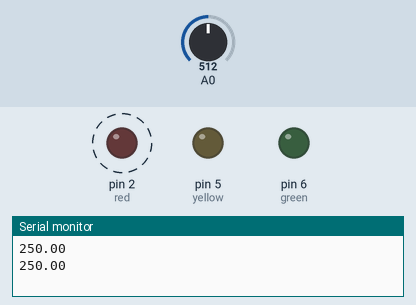
A sketch run on a simulated Arduino Uno, built with avr-gcc and run on an emulated ATmega328P. Parts: output pins drawn as LEDs (lit = HIGH), the last lines printed to the serial monitor. Dashed ring = blinking. The test bench sets the inputs (shaded band); at power-on: A0 = 512.

Above: at 1.8 s.
1.9 s: A0 set to 53
5.4 s: A0 set to 47
At 6.4 s:
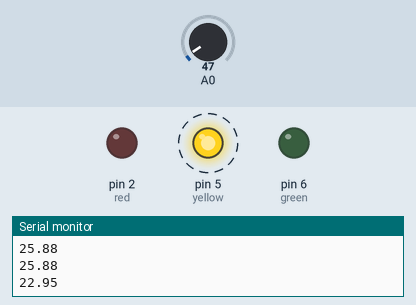
9.5 s: A0 set to 13
At 10.4 s:
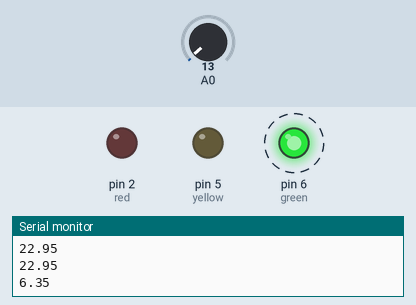
13.6 s: A0 set to 122
At 14.4 s:
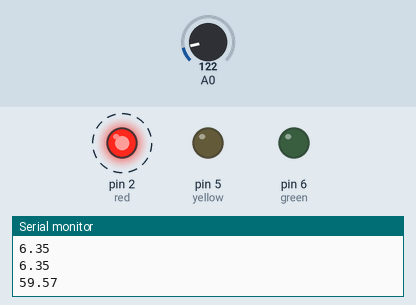
17.7 s: A0 set to 12
At 18.4 s:
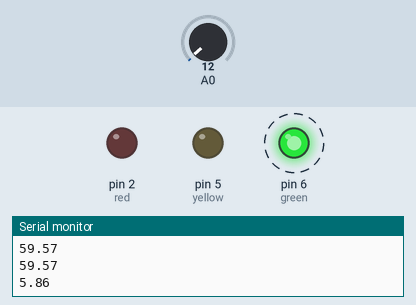
Timing chart, 0 to 22.8 s (numbered marks = the images above; inputs shaded):
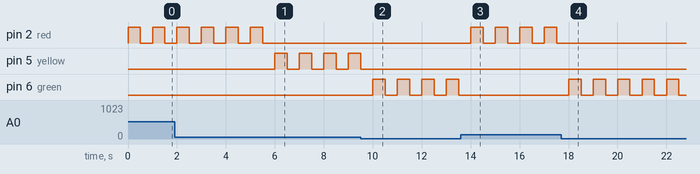

Measured:
- the behaviour switches between 48 and 47 on A0 (found by bisection; images 0 and 1)
- after the input at 5.4 s, pin 2 (red): goes on until 5.5 s, then stays LOW; pin 5 (yellow): alternates HIGH for 0.50 s and LOW for 0.50 s, starting after 0.60 s
- after the input at 9.5 s, pin 5 (yellow): goes on until 9.5 s, then stays LOW; pin 6 (green): alternates HIGH for 0.50 s and LOW for 0.50 s, starting after 0.51 s
- after the input at 13.6 s, pin 2 (red): alternates HIGH for 0.50 s and LOW for 0.50 s, starting after 0.41 s; pin 6 (green): stops changing and stays LOW
- after the input at 17.7 s, pin 2 (red): stops changing and stays LOW; pin 6 (green): alternates HIGH for 0.50 s and LOW for 0.50 s, starting after 0.31 s
- by itself, pin 2 (red): alternates HIGH for 0.50 s and LOW for 0.50 s

The sketch:

_arduino_temp_sensor.ino
```cpp
String temp;
int green = 6;
int yellow = 5;
int red = 2;

void setup(){
  Serial.begin(9600);
	pinMode(green, OUTPUT);
	pinMode(yellow, OUTPUT);
	pinMode(red, OUTPUT);

}


void loop(){
   int reading = analogRead(0);
   //get the temperature
   float temp = (reading * 0.48828125) ; //converting
   Serial.println(temp);
   if (temp>23){
     digitalWrite(red,HIGH);
     delay(500);
     digitalWrite(red,LOW);
     delay(500);
   }
   if ((temp>22) and (temp<23)){
     digitalWrite(yellow,HIGH);
     delay(500);
     digitalWrite(yellow,LOW);
     delay(500);
   }
   if (temp<22){
     digitalWrite(green,HIGH);
     delay(500);
     digitalWrite(green,LOW);
     delay(500);
   }
}
```
